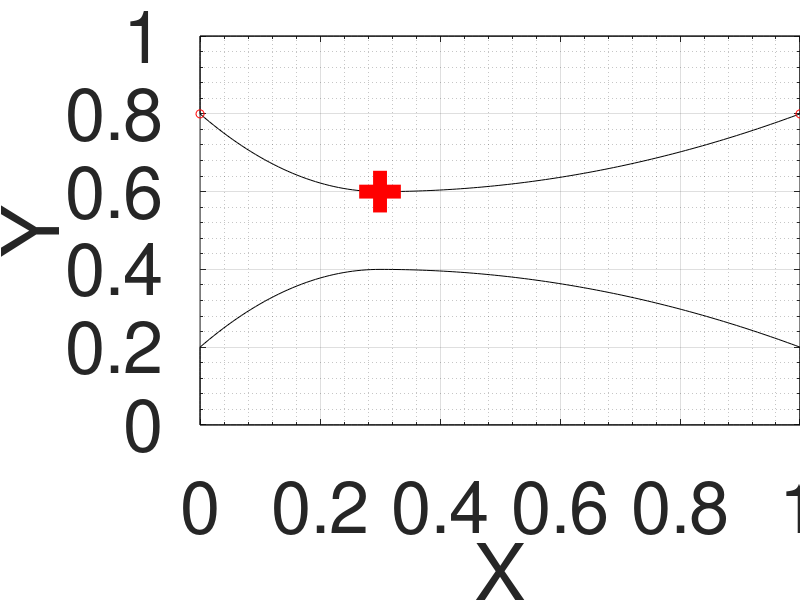

MATLAB code to generate this figure:
clc;
clear all;
close all;
format short g;
% ----------------------------------------------------------------------- %
fontsize = 52;
linewidth = 10.0;
markersize = 15.0;
% ----------------------------------------------------------------------- %
multiplier = 2;
N1 = 10 * multiplier;
N2 = 50 * multiplier;
N3 = 10 * multiplier;
N4 = 50 * multiplier;
N5 = 20 * multiplier;
% Calculate point cloud
yi = 0.3;
xi = 0.0;
yo = 0.3;
xo = 1.0-xi;
xt = 0.3;
yt = 0.1 + 0.00000i;

A1 = [xt^2,xt,1;2*xt,1,0;xi^2,xi,1];
coef = A1 \ [yt;0;yi];
a1 = coef(1);
b1 = coef(2);
c1 = coef(3);

A2 = [xt^2,xt,1;2*xt,1,0;xo^2,xo,1];
coef = A2 \ [yt;0;yo];
a2 = coef(1);
b2 = coef(2);
c2 = coef(3);

f1 = @(x) a1 * x.^2 + b1 * x + c1 + 0.5;
f2 = @(x) a2 * x.^2 + b2 * x + c2 + 0.5;
f3 = @(x) -a1 * x.^2 - b1 * x - c1 + 0.5;
f4 = @(x) -a2 * x.^2 - b2 * x - c2 + 0.5;

x1 = linspace(0,xt,10)'; x3 = x1;
x2 = linspace(xt,1.0,10)'; x4 = x2;

pointCloud1 = [xi*ones(N1,1) linspace(yi+0.5,1,N1)';...
                   linspace(xi,xo,N2)' ones(N2,1);...
                   xo*ones(N3,1) linspace(1,yo+0.5,N3)';
                   linspace(xo,xt,N4)' f2(linspace(xo,xt,N4)');...
                   linspace(xt,xi,N5)' f1(linspace(xt,xi,N5)')];
pointCloud2 = [xi*ones(N1,1) linspace(0.5-yi,0,N1)';...
                   linspace(xi,xo,N2)' 0*ones(N2,1);...
                   xo*ones(N3,1) linspace(0,0.5-yo,N3)';
                   linspace(xo,xt,N4)' f4(linspace(xo,xt,N4)');...
                   linspace(xt,xi,N5)' f3(linspace(xt,xi,N5)')];

% dlmwrite('topBack.txt',[linspace(xo,xt,N4)' 0.5-f2(linspace(xo,xt,N4)')]);
% dlmwrite('topFront.txt',[linspace(xt,xi,N5)' 0.5-f1(linspace(xt,xi,N5)')]);
% dlmwrite('bottomBack.txt',[linspace(xo,xt,N4)' 0.5-f4(linspace(xo,xt,N4)')]);
% dlmwrite('bottomFront.txt',[linspace(xt,xi,N5)' 0.5-f3(linspace(xt,xi,N5)')]);

findSame = pointCloud1(1:end-1,:) == pointCloud1(2:end,:);
findSame = findSame(:,1) & findSame(:,2);
findSame = [N1,N1+N2,N1+N2+N3,N1+N2+N3+N4];
pointCloud1(findSame,:) = [];

% findSame = pointCloud2(1:end-1,:) == pointCloud2(2:end,:);
% findSame = findSame(:,1) & findSame(:,2);
pointCloud2(findSame,:) = [];

pointCloud = [pointCloud1;pointCloud2];

% Calculate point cloud perturbation
dyt = 0.02;
yt = yt + dyt;


A1 = [xt^2,xt,1;2*xt,1,0;xi^2,xi,1];
coef = A1 \ [yt;0;yi];
a1 = coef(1);
b1 = coef(2);
c1 = coef(3);

A2 = [xt^2,xt,1;2*xt,1,0;xo^2,xo,1];
coef = A2 \ [yt;0;yo];
a2 = coef(1);
b2 = coef(2);
c2 = coef(3);

f1 = @(x) a1 * x.^2 + b1 * x + c1 + 0.5;
f2 = @(x) a2 * x.^2 + b2 * x + c2 + 0.5;
f3 = @(x) -a1 * x.^2 - b1 * x - c1 + 0.5;
f4 = @(x) -a2 * x.^2 - b2 * x - c2 + 0.5;

x1 = linspace(0,xt,10)'; x3 = x1;
x2 = linspace(xt,1.0,10)'; x4 = x2;

pointCloudPerturb1 = [xi*ones(N1,1) linspace(yi+0.5,1,N1)';...
                   linspace(xi,xo,N2)' ones(N2,1);...
                   xo*ones(N3,1) linspace(1,yo+0.5,N3)';
                   linspace(xo,xt,N4)' f2(linspace(xo,xt,N4)');...
                   linspace(xt,xi,N5)' f1(linspace(xt,xi,N5)')];
pointCloudPerturb2 = [xi*ones(N1,1) linspace(0.5-yi,0,N1)';...
                   linspace(xi,xo,N2)' 0*ones(N2,1);...
                   xo*ones(N3,1) linspace(0,0.5-yo,N3)';
                   linspace(xo,xt,N4)' f4(linspace(xo,xt,N4)');...
                   linspace(xt,xi,N5)' f3(linspace(xt,xi,N5)')];


% findSame = pointCloudPerturb1(1:end-1,:) == pointCloudPerturb1(2:end,:);
% findSame = findSame(:,1) & findSame(:,2);
pointCloudPerturb1(findSame,:) = [];

% findSame = pointCloudPerturb2(1:end-1,:) == pointCloudPerturb2(2:end,:);
% findSame = findSame(:,1) & findSame(:,2);
pointCloudPerturb2(findSame,:) = [];


figure,
set(gcf, 'Position', get(0,'Screensize'));
plot(pointCloud1(:,1),pointCloud1(:,2),'k', ...
     pointCloud2(:,1),pointCloud2(:,2),'k', ...
     xi, 0.5 + yi, 'ro', ...
     xo, 0.5 + yo, 'ro', ...
     xt, 0.5 + yt - dyt, 'r+', ...
     'markersize', markersize + 15, 'linewidth', linewidth)
xlabel('X', 'fontsize', fontsize)
ylabel('Y', 'fontsize', fontsize)
set(gca, 'fontsize', fontsize)
set(gca,'LooseInset',get(gca,'TightInset'))
set(gcf,'renderer','painters')
set(gca,'YMinorTick','on')
set(gca,'XMinorTick','on')
grid('on')
grid minor
set(gcf, 'PaperPosition', [0.25 2.5 8 6]); % last 2 are width/height.
axis([0 1 0 1])

pointCloudPerturb = [pointCloudPerturb1;pointCloudPerturb2];
pointCloudSensitivity = (pointCloudPerturb - pointCloud) / dyt;

dlmwrite('point_cloud.txt',pointCloud);
dlmwrite('point_cloud_sensitivity.txt',pointCloudSensitivity);